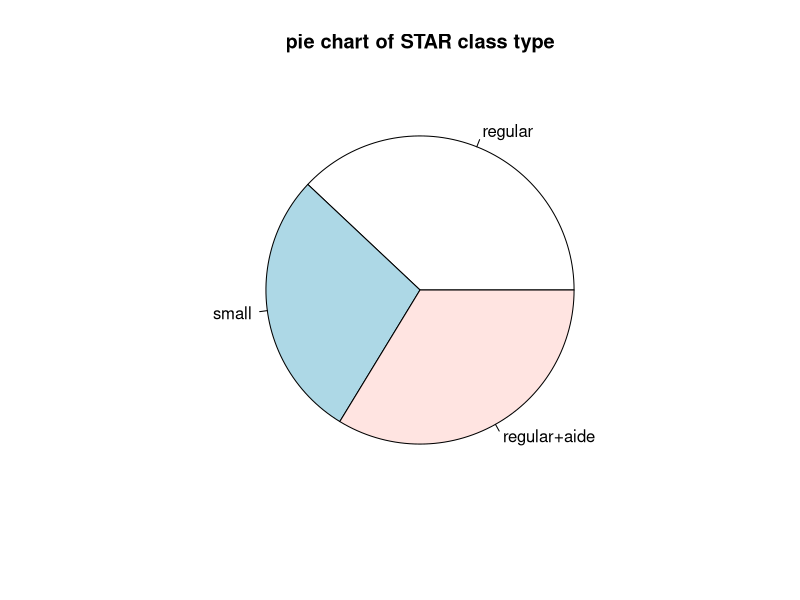
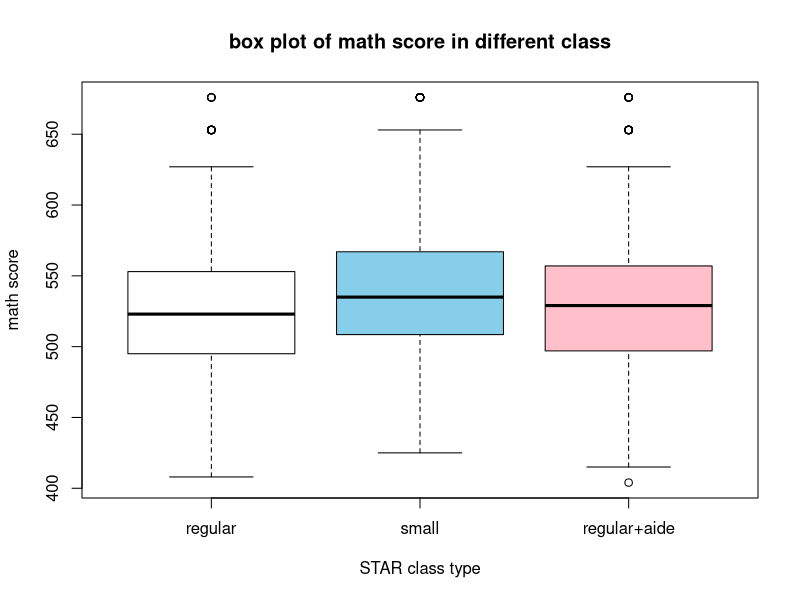

These charts were generated, in order, by the following R code:
## ---- chunk 1
knitr::opts_chunk$set(echo = TRUE)
## ---- chunk 2
#install.packages("AER")
library(AER)
data("STAR")
## ---- chunk 3
data <- data.frame(star1 = STAR$star1, math1 = STAR$math1)

sapply(data,class)
sapply(data,summary)
## ---- chunk 4
data.star1.na <- data[is.na(data$star1),]
all(is.na(data.star1.na$math1))
## ---- chunk 5
data_remove_na <- na.omit(data[-is.na(data$star1),])
## ---- chunk 6
table(data_remove_na$star1)
pie(table(data_remove_na$star1),main = "pie chart of STAR class type")
tapply(data_remove_na$math1, data_remove_na$star1,summary)
boxplot(data$math1~data$star1,main = "box plot of math score in different class", 
        xlab = "STAR class type", ylab = "math score", col = c("white", "skyblue", "pink"))
## ---- chunk 7
anova.fit<- aov(math1~star1,data=data_remove_na)
summary(anova.fit)
anova.fit$coefficients
